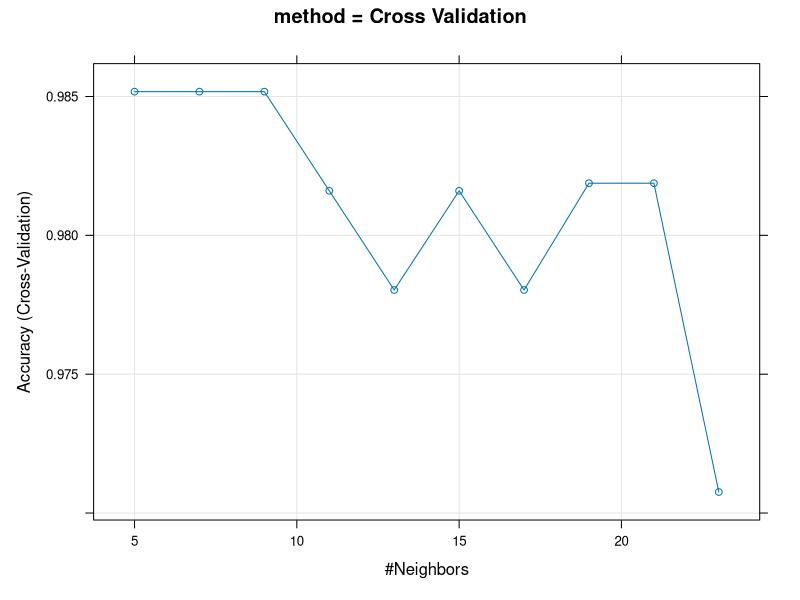
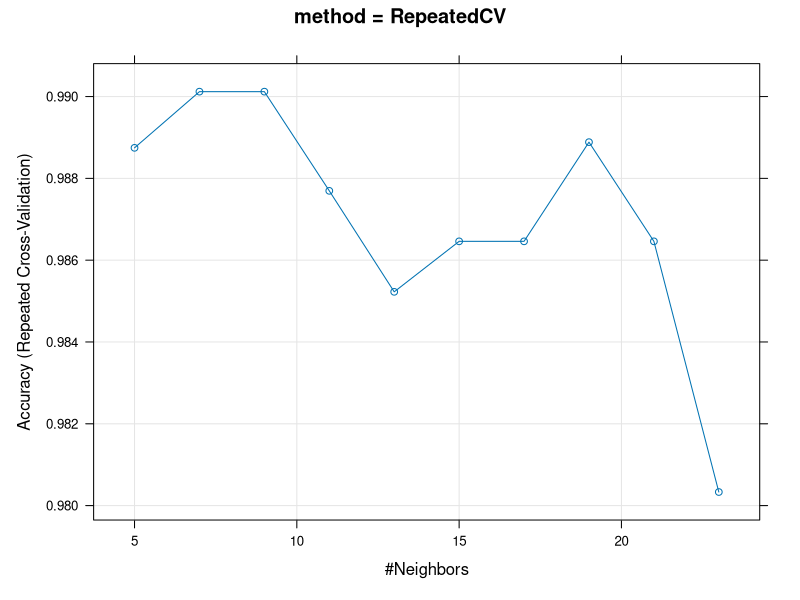
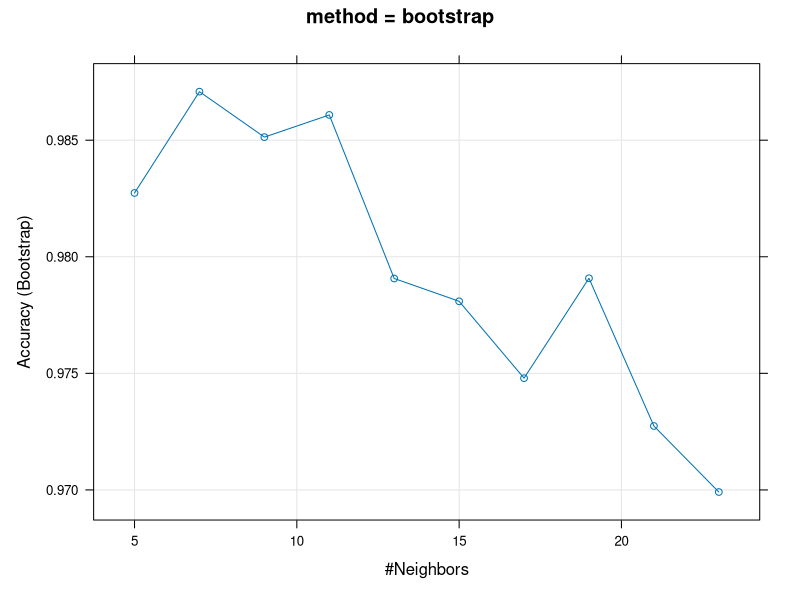

These charts were generated, in order, by the following R code:
## ---- chunk 1
knitr::opts_chunk$set(echo = TRUE)
## ---- chunk 2
library(palmerpenguins)
library(tidyverse)
## ---- chunk 3
df <- penguins
head(df)
## ---- chunk 4
df <- na.omit(df)
head(df)
## ---- chunk 5
n = nrow(df)
trainIndex = sample(1:n, size = round(0.8*n), replace=FALSE)
train = df[trainIndex ,]
test = df[-trainIndex ,]
## ---- chunk 6
dim(train)
dim(test)
## ---- chunk 7
library(caret)
#?trainControl()
## ---- chunk 8
#Using cv
trn_ctrl <-trainControl(method = "cv", number = 10)

model_knn_cv <- train(species~., data = train, method ="knn",
                   trControl = trn_ctrl, 
                   preProcess = c("center", "scale"), 
                   tuneLength = 10)
model_knn_cv
## ---- chunk 9
#Validation on test data
prediction_knn <- predict(model_knn_cv,newdata=test)
confusionMatrix(prediction_knn, reference = test$species, positive = "3")

## ---- chunk 10
#Using repeatedcv
trn_ctrl <-trainControl(method = "repeatedcv", number = 10, repeats = 3)

model_knn_r_cv <- train(species~., data = train, method ="knn",
                   trControl = trn_ctrl, 
                   preProcess = c("center", "scale"), 
                   tuneLength = 10)
model_knn_r_cv
## ---- chunk 11
#Validation on test data 
prediction_knn <- predict(model_knn_r_cv,newdata=test)
confusionMatrix(prediction_knn, reference = test$species, positive = "3")
## ---- chunk 12
#Using repeatedcv
trn_ctrl <-trainControl(method = "boot", number = 10)

model_knn_boot <- train(species~., data = train, method ="knn",
                   trControl = trn_ctrl, 
                   preProcess = c("center", "scale"), 
                   tuneLength = 10)
model_knn_boot
## ---- chunk 13
#Validation on test data
prediction_knn <- predict(model_knn_boot,newdata=test)
confusionMatrix(prediction_knn, reference = test$species, positive = "3")
## ---- chunk 14
plot(model_knn_cv, main= "method = Cross Validation")
plot(model_knn_r_cv, main= "method = RepeatedCV")
plot(model_knn_boot, main= "method = bootstrap")
